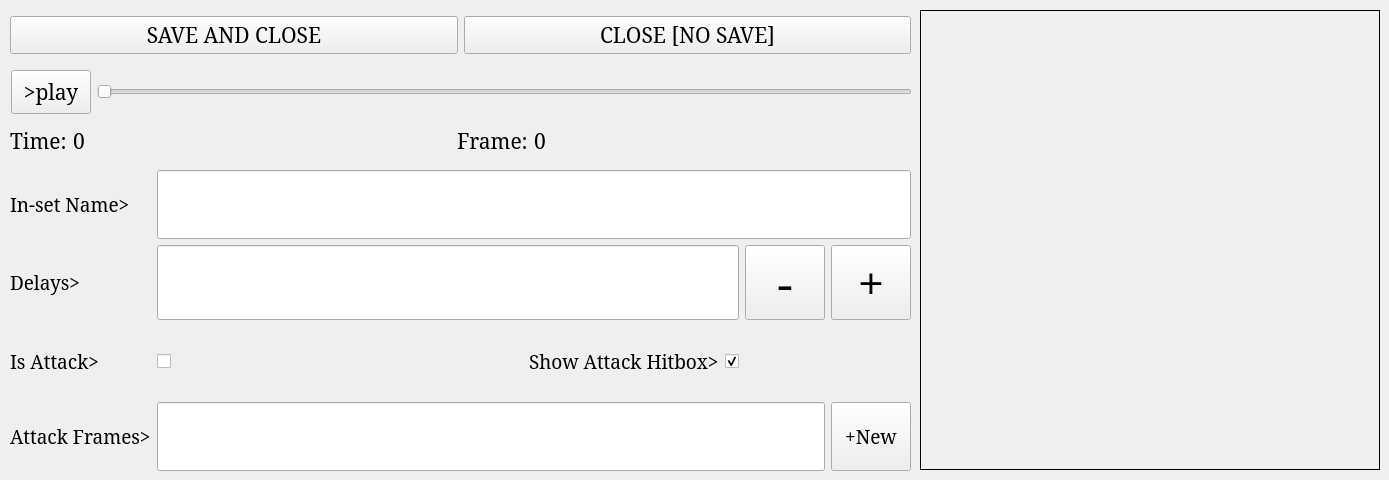
<?xml version="1.0" encoding="UTF-8"?>
<ui version="4.0">
 <class>Form</class>
 <widget class="QWidget" name="Form">
  <property name="geometry">
   <rect>
    <x>0</x>
    <y>0</y>
    <width>1389</width>
    <height>480</height>
   </rect>
  </property>
  <property name="windowTitle">
   <string>AWGAnimationEditor</string>
  </property>
  <widget class="QLabel" name="image_label">
   <property name="geometry">
    <rect>
     <x>920</x>
     <y>10</y>
     <width>460</width>
     <height>460</height>
    </rect>
   </property>
   <property name="frameShape">
    <enum>QFrame::Box</enum>
   </property>
   <property name="frameShadow">
    <enum>QFrame::Plain</enum>
   </property>
   <property name="text">
    <string/>
   </property>
  </widget>
  <widget class="QWidget" name="horizontalLayoutWidget">
   <property name="geometry">
    <rect>
     <x>11</x>
     <y>70</y>
     <width>901</width>
     <height>44</height>
    </rect>
   </property>
   <layout class="QHBoxLayout" name="horizontalLayout">
    <item>
     <widget class="QPushButton" name="play_button">
      <property name="sizePolicy">
       <sizepolicy hsizetype="Minimum" vsizetype="Minimum">
        <horstretch>0</horstretch>
        <verstretch>0</verstretch>
       </sizepolicy>
      </property>
      <property name="font">
       <font>
        <family>MS Serif</family>
        <pointsize>16</pointsize>
       </font>
      </property>
      <property name="cursor">
       <cursorShape>ArrowCursor</cursorShape>
      </property>
      <property name="text">
       <string>&gt;play</string>
      </property>
     </widget>
    </item>
    <item>
     <widget class="QSlider" name="play_slider">
      <property name="sizePolicy">
       <sizepolicy hsizetype="Expanding" vsizetype="Minimum">
        <horstretch>0</horstretch>
        <verstretch>0</verstretch>
       </sizepolicy>
      </property>
      <property name="cursor">
       <cursorShape>SizeHorCursor</cursorShape>
      </property>
      <property name="maximum">
       <number>100</number>
      </property>
      <property name="singleStep">
       <number>5</number>
      </property>
      <property name="orientation">
       <enum>Qt::Horizontal</enum>
      </property>
     </widget>
    </item>
   </layout>
  </widget>
  <widget class="QWidget" name="gridLayoutWidget">
   <property name="geometry">
    <rect>
     <x>10</x>
     <y>170</y>
     <width>901</width>
     <height>301</height>
    </rect>
   </property>
   <layout class="QGridLayout" name="gridLayout">
    <item row="2" column="5">
     <widget class="QCheckBox" name="show_attack_box">
      <property name="sizePolicy">
       <sizepolicy hsizetype="Preferred" vsizetype="Minimum">
        <horstretch>0</horstretch>
        <verstretch>0</verstretch>
       </sizepolicy>
      </property>
      <property name="font">
       <font>
        <family>MS Serif</family>
        <pointsize>14</pointsize>
       </font>
      </property>
      <property name="text">
       <string/>
      </property>
      <property name="iconSize">
       <size>
        <width>36</width>
        <height>36</height>
       </size>
      </property>
      <property name="checked">
       <bool>true</bool>
      </property>
      <property name="tristate">
       <bool>false</bool>
      </property>
     </widget>
    </item>
    <item row="1" column="2" colspan="4">
     <widget class="QLineEdit" name="delays_input">
      <property name="sizePolicy">
       <sizepolicy hsizetype="Expanding" vsizetype="Minimum">
        <horstretch>0</horstretch>
        <verstretch>0</verstretch>
       </sizepolicy>
      </property>
      <property name="font">
       <font>
        <family>MS Serif</family>
        <pointsize>14</pointsize>
       </font>
      </property>
     </widget>
    </item>
    <item row="1" column="7">
     <widget class="QPushButton" name="add_delay_button">
      <property name="enabled">
       <bool>true</bool>
      </property>
      <property name="sizePolicy">
       <sizepolicy hsizetype="Maximum" vsizetype="Minimum">
        <horstretch>0</horstretch>
        <verstretch>0</verstretch>
       </sizepolicy>
      </property>
      <property name="font">
       <font>
        <family>MS Serif</family>
        <pointsize>36</pointsize>
       </font>
      </property>
      <property name="text">
       <string>+</string>
      </property>
     </widget>
    </item>
    <item row="2" column="0">
     <widget class="QLabel" name="text2">
      <property name="font">
       <font>
        <family>MS Serif</family>
        <pointsize>14</pointsize>
       </font>
      </property>
      <property name="mouseTracking">
       <bool>true</bool>
      </property>
      <property name="toolTip">
       <string>If set to False, AttackFrames will be ignored</string>
      </property>
      <property name="toolTipDuration">
       <number>0</number>
      </property>
      <property name="statusTip">
       <string/>
      </property>
      <property name="whatsThis">
       <string/>
      </property>
      <property name="text">
       <string>Is Attack&gt;</string>
      </property>
     </widget>
    </item>
    <item row="3" column="7">
     <widget class="QPushButton" name="add_att_button">
      <property name="sizePolicy">
       <sizepolicy hsizetype="Minimum" vsizetype="Minimum">
        <horstretch>0</horstretch>
        <verstretch>0</verstretch>
       </sizepolicy>
      </property>
      <property name="font">
       <font>
        <family>MS Serif</family>
        <pointsize>14</pointsize>
       </font>
      </property>
      <property name="text">
       <string>+New</string>
      </property>
     </widget>
    </item>
    <item row="2" column="2">
     <widget class="QCheckBox" name="isattack_box">
      <property name="sizePolicy">
       <sizepolicy hsizetype="Maximum" vsizetype="Minimum">
        <horstretch>0</horstretch>
        <verstretch>0</verstretch>
       </sizepolicy>
      </property>
      <property name="font">
       <font>
        <family>MS Serif</family>
        <pointsize>14</pointsize>
       </font>
      </property>
      <property name="text">
       <string/>
      </property>
      <property name="iconSize">
       <size>
        <width>36</width>
        <height>36</height>
       </size>
      </property>
      <property name="checked">
       <bool>false</bool>
      </property>
      <property name="tristate">
       <bool>false</bool>
      </property>
     </widget>
    </item>
    <item row="3" column="0">
     <widget class="QLabel" name="text3">
      <property name="font">
       <font>
        <family>MS Serif</family>
        <pointsize>14</pointsize>
       </font>
      </property>
      <property name="mouseTracking">
       <bool>true</bool>
      </property>
      <property name="toolTip">
       <string>Frames that will create damage trigger in game
[(frame, type, size&amp;&amp;pos, damage_multiply), ...]
frame: number of frame
type: 0 - for circle 1 - for rectangle
size&amp;&amp;pos: if type=0 [x, y, radius] if type=1 [x, y, width, height]
damage_multiply: some frames may have less or more damage than the others</string>
      </property>
      <property name="toolTipDuration">
       <number>-1</number>
      </property>
      <property name="whatsThis">
       <string/>
      </property>
      <property name="text">
       <string>Attack Frames&gt;</string>
      </property>
     </widget>
    </item>
    <item row="0" column="0">
     <widget class="QLabel" name="text0">
      <property name="font">
       <font>
        <family>MS Serif</family>
        <pointsize>14</pointsize>
       </font>
      </property>
      <property name="mouseTracking">
       <bool>true</bool>
      </property>
      <property name="toolTip">
       <string>Animation key in Animation set
Animation can be accsessed by it from Set</string>
      </property>
      <property name="toolTipDuration">
       <number>0</number>
      </property>
      <property name="statusTip">
       <string/>
      </property>
      <property name="whatsThis">
       <string/>
      </property>
      <property name="text">
       <string>In-set Name&gt;</string>
      </property>
     </widget>
    </item>
    <item row="0" column="2" colspan="6">
     <widget class="QLineEdit" name="name_input">
      <property name="sizePolicy">
       <sizepolicy hsizetype="Expanding" vsizetype="Minimum">
        <horstretch>0</horstretch>
        <verstretch>0</verstretch>
       </sizepolicy>
      </property>
      <property name="font">
       <font>
        <family>MS Serif</family>
        <pointsize>14</pointsize>
       </font>
      </property>
     </widget>
    </item>
    <item row="1" column="0">
     <widget class="QLabel" name="text1">
      <property name="sizePolicy">
       <sizepolicy hsizetype="Maximum" vsizetype="Preferred">
        <horstretch>0</horstretch>
        <verstretch>0</verstretch>
       </sizepolicy>
      </property>
      <property name="font">
       <font>
        <family>MS Serif</family>
        <pointsize>14</pointsize>
       </font>
      </property>
      <property name="mouseTracking">
       <bool>true</bool>
      </property>
      <property name="toolTip">
       <string>Delays after each frame 
(In ticks Tick = 1/60 of second)</string>
      </property>
      <property name="toolTipDuration">
       <number>0</number>
      </property>
      <property name="statusTip">
       <string/>
      </property>
      <property name="whatsThis">
       <string/>
      </property>
      <property name="text">
       <string>Delays&gt;</string>
      </property>
     </widget>
    </item>
    <item row="1" column="6">
     <widget class="QPushButton" name="sub_delay_button">
      <property name="sizePolicy">
       <sizepolicy hsizetype="Maximum" vsizetype="Minimum">
        <horstretch>0</horstretch>
        <verstretch>0</verstretch>
       </sizepolicy>
      </property>
      <property name="font">
       <font>
        <family>MS Serif</family>
        <pointsize>36</pointsize>
       </font>
      </property>
      <property name="text">
       <string>-</string>
      </property>
     </widget>
    </item>
    <item row="2" column="4">
     <widget class="QLabel" name="text6">
      <property name="sizePolicy">
       <sizepolicy hsizetype="Maximum" vsizetype="Preferred">
        <horstretch>0</horstretch>
        <verstretch>0</verstretch>
       </sizepolicy>
      </property>
      <property name="font">
       <font>
        <family>MS Serif</family>
        <pointsize>14</pointsize>
       </font>
      </property>
      <property name="mouseTracking">
       <bool>true</bool>
      </property>
      <property name="toolTip">
       <string>If set to False, AttackFrames will be ignored</string>
      </property>
      <property name="toolTipDuration">
       <number>0</number>
      </property>
      <property name="statusTip">
       <string/>
      </property>
      <property name="whatsThis">
       <string/>
      </property>
      <property name="text">
       <string>Show Attack Hitbox&gt;</string>
      </property>
     </widget>
    </item>
    <item row="2" column="3">
     <spacer name="horizontalSpacer">
      <property name="orientation">
       <enum>Qt::Horizontal</enum>
      </property>
      <property name="sizeHint" stdset="0">
       <size>
        <width>40</width>
        <height>20</height>
       </size>
      </property>
     </spacer>
    </item>
    <item row="3" column="2" colspan="5">
     <widget class="QLineEdit" name="attack_input">
      <property name="sizePolicy">
       <sizepolicy hsizetype="Expanding" vsizetype="Minimum">
        <horstretch>0</horstretch>
        <verstretch>0</verstretch>
       </sizepolicy>
      </property>
      <property name="font">
       <font>
        <family>MS Serif</family>
        <pointsize>14</pointsize>
       </font>
      </property>
      <property name="whatsThis">
       <string/>
      </property>
     </widget>
    </item>
   </layout>
  </widget>
  <widget class="QWidget" name="horizontalLayoutWidget_2">
   <property name="geometry">
    <rect>
     <x>10</x>
     <y>10</y>
     <width>901</width>
     <height>51</height>
    </rect>
   </property>
   <layout class="QHBoxLayout" name="horizontalLayout_2">
    <item>
     <widget class="QPushButton" name="close_save_button">
      <property name="font">
       <font>
        <family>MS Serif</family>
        <pointsize>16</pointsize>
       </font>
      </property>
      <property name="text">
       <string>SAVE AND CLOSE</string>
      </property>
     </widget>
    </item>
    <item>
     <widget class="QPushButton" name="close_button">
      <property name="font">
       <font>
        <family>MS Serif</family>
        <pointsize>16</pointsize>
       </font>
      </property>
      <property name="text">
       <string>CLOSE [NO SAVE]</string>
      </property>
     </widget>
    </item>
   </layout>
  </widget>
  <widget class="QWidget" name="horizontalLayoutWidget_3">
   <property name="geometry">
    <rect>
     <x>10</x>
     <y>120</y>
     <width>901</width>
     <height>41</height>
    </rect>
   </property>
   <layout class="QHBoxLayout" name="horizontalLayout_3">
    <item>
     <widget class="QLabel" name="text4">
      <property name="sizePolicy">
       <sizepolicy hsizetype="Maximum" vsizetype="Preferred">
        <horstretch>0</horstretch>
        <verstretch>0</verstretch>
       </sizepolicy>
      </property>
      <property name="font">
       <font>
        <family>MS Serif</family>
        <pointsize>16</pointsize>
       </font>
      </property>
      <property name="text">
       <string>Time:</string>
      </property>
     </widget>
    </item>
    <item>
     <widget class="QLabel" name="curr_time_l">
      <property name="font">
       <font>
        <family>MS Serif</family>
        <pointsize>16</pointsize>
       </font>
      </property>
      <property name="text">
       <string>0</string>
      </property>
     </widget>
    </item>
    <item>
     <widget class="QLabel" name="text5">
      <property name="sizePolicy">
       <sizepolicy hsizetype="Maximum" vsizetype="Preferred">
        <horstretch>0</horstretch>
        <verstretch>0</verstretch>
       </sizepolicy>
      </property>
      <property name="font">
       <font>
        <family>MS Serif</family>
        <pointsize>16</pointsize>
       </font>
      </property>
      <property name="text">
       <string>Frame:</string>
      </property>
     </widget>
    </item>
    <item>
     <widget class="QLabel" name="curr_frame_l">
      <property name="font">
       <font>
        <family>MS Serif</family>
        <pointsize>16</pointsize>
       </font>
      </property>
      <property name="text">
       <string>0</string>
      </property>
     </widget>
    </item>
   </layout>
  </widget>
 </widget>
 <resources/>
 <connections/>
</ui>
